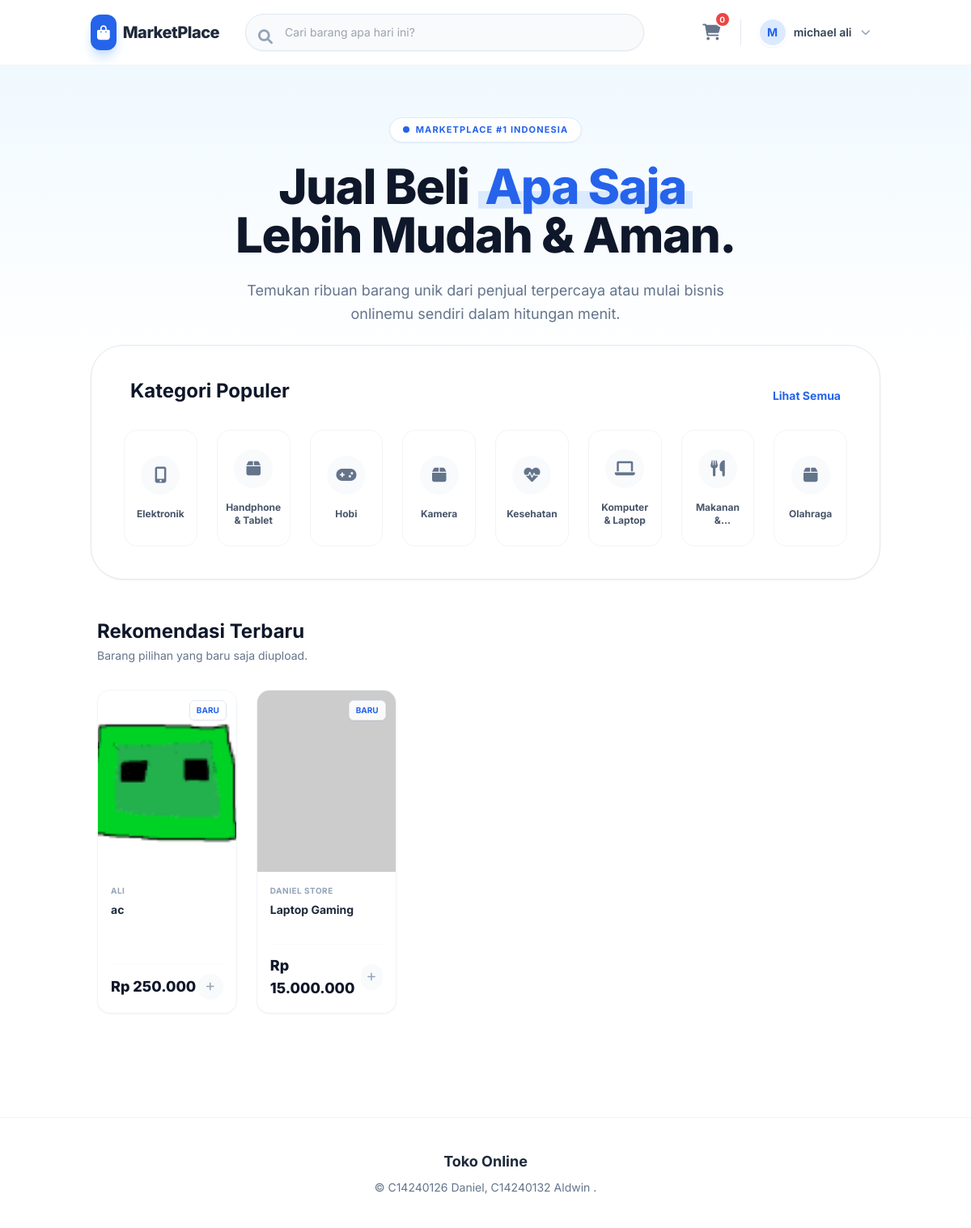
Screenshot of / (signed in) with the database file from the repository.
### tables this page shows
CREATE TABLE `categories` (
    `id` int(11) NOT NULL,
    `nama_kategori` varchar(50) NOT NULL
  );

CREATE TABLE `products` (
    `id` int(11) NOT NULL,
    `shop_id` int(11) NOT NULL,
    `category_id` int(11) NOT NULL,
    `nama_produk` varchar(100) NOT NULL,
    `deskripsi` text DEFAULT NULL,
    `harga` decimal(10,2) NOT NULL,
    `stok` int(11) NOT NULL,
    `gambar` varchar(255) DEFAULT NULL,
    `created_at` timestamp NOT NULL DEFAULT current_timestamp()
  );

CREATE TABLE `shops` (
    `id` int(11) NOT NULL,
    `user_id` int(11) NOT NULL,
    `nama_toko` varchar(100) NOT NULL,
    `deskripsi_toko` text DEFAULT NULL,
    `alamat_toko` text DEFAULT NULL,
    `created_at` timestamp NOT NULL DEFAULT current_timestamp()
  );

### index.php (the view, shortened to what this page needs)
<?php
$is_logged_in = false;
$nama = 'Pengunjung';
if (isset($_SESSION['user_id'])) {
    $is_logged_in = true;
    $nama = $_SESSION['nama'];
}
$database = new Database();
$db = $database->getConnection();
$query_produk = "SELECT p.*, s.nama_toko FROM products p JOIN shops s ON p.shop_id = s.id ORDER BY p.created_at DESC LIMIT 12";
$stmt_produk = $db->prepare($query_produk);
$stmt_produk->execute();
$products = $stmt_produk->fetchAll(PDO::FETCH_ASSOC);
$query_kategori = "SELECT * FROM categories ORDER BY nama_kategori ASC LIMIT 8";
$stmt_kategori = $db->prepare($query_kategori);
$stmt_kategori->execute();
$categories = $stmt_kategori->fetchAll(PDO::FETCH_ASSOC);
function getCategoryIcon($name) {
    $name = strtolower($name);
    if(strpos($name, 'elektronik') !== false) return 'fa-mobile-alt';
    if(strpos($name, 'hobi') !== false) return 'fa-gamepad';
    if(strpos($name, 'makanan') !== false) return 'fa-utensils';
    if(strpos($name, 'kesehatan') !== false) return 'fa-heartbeat';
    if(strpos($name, 'komputer') !== false) return 'fa-laptop';
    return 'fa-box';
}
?>
<!DOCTYPE html>
<html lang="id">
<head>
    <script src="https://cdn.tailwindcss.com"></script>
    <link rel="stylesheet" href="https://cdnjs.cloudflare.com/ajax/libs/font-awesome/6.0.0/css/all.min.css">
</head>
<body class="text-slate-800">
    <nav class="bg-white sticky top-0 z-50 border-b border-slate-100">
        <div class="container mx-auto px-4 sm:px-6 h-20 flex items-center justify-between gap-4">
            <a href="index.php" class="flex items-center gap-2 flex-shrink-0">
                <div class="bg-blue-600 text-white p-2 rounded-xl shadow-lg shadow-blue-200">
                    <i class="fas fa-shopping-bag text-lg"></i>
                </div>
                <span class="text-xl font-extrabold text-slate-800 tracking-tight hidden md:block">MarketPlace</span>
            </a>
            <div class="flex-1 max-w-2xl mx-4">
                <form action="views/browse.php" method="GET" class="relative group">
                    <input type="text" name="search"
                           class="w-full border border-slate-200 bg-slate-50 rounded-full py-3 pl-12 pr-6 text-sm focus:outline-none focus:border-blue-500 focus:ring-2 focus:ring-blue-100 focus:bg-white transition-all shadow-sm"
                           placeholder="Cari barang apa hari ini?">
                    <i class="fas fa-search absolute left-4 top-3.5 text-slate-400 group-focus-within:text-blue-500 transition text-lg"></i>
                </form>
            </div>
            <div class="flex items-center gap-4 flex-shrink-0">
                <?php if ($is_logged_in): ?>
                    <a href="#" class="text-slate-500 hover:text-blue-600 p-2 relative transition">
                        <a href="views/cart.php" class="text-slate-500 hover:text-blue-600 p-2 relative transition">
                        <i class="fas fa-shopping-cart text-xl"></i>
                        <span class="absolute -top-1 -right-1 bg-red-500 text-white text-[10px] font-bold w-5 h-5 flex items-center justify-center rounded-full border-2 border-white">0</span>
                    </a>
                    <div class="relative">
                        <button id="navProfileTrigger" class="flex items-center gap-2 hover:bg-slate-50 p-1 pr-3 rounded-full transition border border-transparent hover:border-slate-200">
                            <div class="w-9 h-9 rounded-full bg-blue-100 text-blue-600 flex items-center justify-center font-bold text-sm border-2 border-white shadow-sm">
                                <?php echo strtoupper(substr($nama, 0, 1)); ?>
                            </div>
                            <span class="text-sm font-semibold text-slate-700 hidden md:block max-w-[100px] truncate"><?php echo htmlspecialchars($nama); ?></span>
                            <i class="fas fa-chevron-down text-xs text-slate-400 ml-1 transition-transform duration-200" id="navChevron"></i>
                        </button>
                    </div>
                <?php else: ?>
                    <a href="views/login.php" class="text-slate-600 hover:text-blue-600 font-bold text-sm px-4 py-2 transition">Masuk</a>
                    <a href="views/register.php" class="bg-blue-600 hover:bg-blue-700 text-white font-bold py-2.5 px-6 rounded-full text-sm transition shadow-lg shadow-blue-200">Daftar</a>
                <?php endif; ?>
            </div>
        </div>
    </nav>
    <div class="bg-hero-gradient pt-16 pb-12 px-4">
        <div class="text-center max-w-4xl mx-auto">
            <div class="inline-flex items-center gap-2 py-1.5 px-4 rounded-full bg-white text-blue-600 text-[11px] font-bold uppercase tracking-widest mb-6 border border-blue-100 shadow-sm animate-enter">
                <span class="w-2 h-2 rounded-full bg-blue-600 animate-pulse"></span> Marketplace #1 Indonesia
            </div>
            <h1 class="text-4xl md:text-6xl font-extrabold text-slate-900 tracking-tight mb-6 leading-tight animate-enter" style="animation-delay: 0.1s">
                Jual Beli <span class="text-blue-600 hero-text-highlight px-2">Apa Saja</span> <br class="hidden md:block">
                Lebih Mudah & Aman.
            </h1>
            <p class="text-slate-500 text-lg max-w-2xl mx-auto leading-relaxed animate-enter" style="animation-delay: 0.2s">
                Temukan ribuan barang unik dari penjual terpercaya atau mulai bisnis onlinemu sendiri dalam hitungan menit.
            </p>
        </div>
    </div>
    <div class="container mx-auto px-4 sm:px-6 pb-20 -mt-6 relative z-10">
        <div class="bg-white border border-slate-200 rounded-[2.5rem] p-8 md:p-10 mb-12 shadow-sm animate-enter" style="animation-delay: 0.3s">
            <div class="flex justify-between items-end mb-8 px-2">
                <h2 class="text-2xl font-bold text-slate-900">Kategori Populer</h2>
                <a href="views/browse.php" class="text-blue-600 text-sm font-bold hover:underline">Lihat Semua</a>
            </div>
            <div class="grid grid-cols-2 md:grid-cols-4 lg:grid-cols-8 gap-4 md:gap-6">
                <?php foreach($categories as $cat): ?>
                    <a href="views/browse.php?category=<?php echo $cat['id']; ?>" class="group flex flex-col items-center justify-center gap-4 p-4 rounded-2xl border border-slate-100 hover:border-blue-400 hover:shadow-lg hover:-translate-y-1 transition duration-300 cursor-pointer bg-white h-36">
                        <div class="w-12 h-12 rounded-full bg-slate-50 text-slate-500 flex items-center justify-center text-xl group-hover:bg-blue-50 group-hover:text-blue-600 transition duration-300">
                            <i class="fas <?php echo getCategoryIcon($cat['nama_kategori']); ?>"></i>
                        </div>
                        <span class="text-xs font-bold text-slate-600 group-hover:text-blue-600 text-center line-clamp-2 transition">
                            <?php echo htmlspecialchars($cat['nama_kategori']); ?>
                        </span>
                    </a>
                <?php endforeach; ?>
            </div>
        </div>
        <div class="px-2 animate-enter" style="animation-delay: 0.4s">
            <div class="flex justify-between items-end mb-8">
                <div>
                    <h2 class="text-2xl font-bold text-slate-900">Rekomendasi Terbaru</h2>
                    <p class="text-slate-500 mt-1 text-sm">Barang pilihan yang baru saja diupload.</p>
                </div>
            </div>
            <?php if (count($products) > 0): ?>
                <div class="grid grid-cols-2 md:grid-cols-4 lg:grid-cols-5 gap-6">
                    <?php foreach($products as $prod): ?>
                        <div class="bg-white rounded-2xl shadow-sm border border-slate-100 overflow-hidden hover:shadow-xl hover:-translate-y-1 transition duration-300 group cursor-pointer flex flex-col h-full" onclick="addToCart(<?php echo $prod['id']; ?>)">
                            <div class="h-56 bg-slate-50 relative overflow-hidden">
                                <img src="<?php echo $prod['gambar'] ? 'assets/images/'.$prod['gambar'] : 'https://via.placeholder.com/300?text=No+Image'; ?>"
                                     class="w-full h-full object-cover group-hover:scale-105 transition duration-500">
                                <?php if(strtotime($prod['created_at']) > strtotime('-7 days')): ?>
                                <div class="absolute top-3 right-3 bg-white/90 backdrop-blur-sm px-2 py-1 rounded-md text-[10px] font-bold text-blue-600 shadow-sm border border-slate-200">
                                    BARU
                                </div>
                                <?php endif; ?>
                            </div>
                            <div class="p-4 flex flex-col flex-grow">
                                <div class="text-[10px] text-slate-400 font-bold uppercase tracking-wider mb-1.5">
                                    <?php echo htmlspecialchars($prod['nama_toko']); ?>
                                </div>
                                <h3 class="font-bold text-slate-800 text-sm line-clamp-2 mb-3 group-hover:text-blue-600 transition h-10 leading-snug">
                                    <?php echo htmlspecialchars($prod['nama_produk']); ?>
                                </h3>
                                <div class="flex items-center justify-between mt-auto pt-3 border-t border-slate-50">
                                    <p class="text-slate-900 font-extrabold text-lg">Rp <?php echo number_format($prod['harga'], 0, ',', '.'); ?></p>
                                    <div class="w-8 h-8 rounded-full bg-slate-50 flex items-center justify-center text-slate-400 group-hover:bg-blue-600 group-hover:text-white transition">
                                        <i class="fas fa-plus text-xs"></i>
                                    </div>
                                </div>
                            </div>
                        </div>
                    <?php endforeach; ?>
                </div>
            <?php endif; ?>
        </div>
    </div>
    <footer class="bg-white border-t border-slate-100 py-10 mt-12">
        <div class="container mx-auto px-6 text-center">
            <p class="font-bold text-slate-800 text-lg mb-2">Toko Online</p>
            <p class="text-slate-500 text-sm">&copy; C14240126 Daniel, C14240132 Aldwin .</p>
        </div>
    </footer>
</body>
</html>

### index.php (style rules this page uses)
body { font-family: 'Inter', sans-serif; background-color: #ffffff; }
.hero-text-highlight { background: linear-gradient(120deg, #dbeafe 0%, #dbeafe 100%); background-repeat: no-repeat; background-size: 100% 30%; background-position: 0 85%; }
.bg-hero-gradient { background: linear-gradient(180deg, #f0f9ff 0%, #ffffff 100%); }

### rows the page displays
categories: nama_kategori "Elektronik"
categories: nama_kategori "Handphone & Tablet"
categories: nama_kategori "Hobi"
categories: nama_kategori "Kamera"
categories: nama_kategori "Kesehatan"
categories: nama_kategori "Komputer & Laptop"
categories: nama_kategori "Makanan…"
categories: nama_kategori "Olahraga"
products: gambar (picture), shows "BARU", shop.nama_toko "ALI", nama_produk "ac", harga "250.000"
products: shows "BARU", shop.nama_toko "DANIEL STORE", nama_produk "Laptop Gaming", harga "15.000.000"

### other values shown
substr($nama, 0, 1) "M"
$nama "michael ali"
